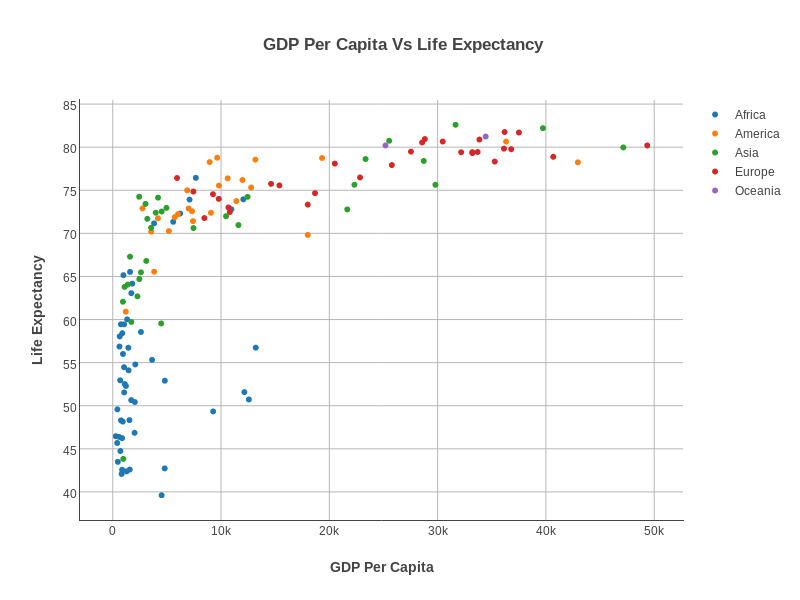

This figure's Python source:
#!/usr/bin/env python2
# -*- coding: utf-8 -*-
"""
Created on Fri Jul 14 12:00:27 2017

@author: Sayali Sonawane
"""
# Import packages
import pandas as pd
import plotly
from plotly.graph_objs import Scatter,Layout

# Read data
# Dataset: Life EXpectancy and per capita income (Rosling) 
df = pd.read_csv('/Data Visualisation/Scatterplot/Multi_trace_scatterplot/rosling_full.csv')

# Define trace
# Create multiple  traces for each continent
trace1 = Scatter(x= df['"Africa, x"'], y=df['"Africa, y"'], mode = 'markers',showlegend=True,name='Africa')
trace2 = Scatter(x= df['"Americas, x"'], y=df['"Americas, y"'], mode = 'markers',showlegend=True,name='America')
trace3 = Scatter(x= df['"Asia, x"'], y=df['"Asia, y"'], mode = 'markers',showlegend=True,name='Asia')
trace4 = Scatter(x= df['"Europe, x"'], y=df['"Europe, y"'], mode = 'markers',showlegend=True,name='Europe')
trace5 = Scatter(x= df['"Oceania, x"'], y=df['"Oceania, y"'], mode = 'markers',showlegend=True,name='Oceania')

# Create chart 
# Output will be stored as a html file. 
# Whenever we will open output html file, one popup option will ask us about if want to save it in jpeg format. 
plotly.offline.plot({
                         "data": [trace1,trace2,trace3,trace4,trace5], 
                         # <b> and </b>: Bold title 
                         # <br> use this for line break.
                        "layout": Layout(title="<b> GDP Per Capita Vs Life Expectancy</b>", 
                                                   xaxis= dict(
                                                        title= '<b>GDP Per Capita</b>',
                                                        zeroline= False,
                                                        gridcolor='rgb(183,183,183)',
                                                        showline=True
                                                    ),
                                                    yaxis=dict(
                                                        title= '<b>Life Expectancy</b>',
                                                        gridcolor='rgb(183,183,183)',
                                                        zeroline=False,
                                                        showline=True
                                                    ))
                                  },filename='multi_trace_scatterplot.html',image='jpeg')  
